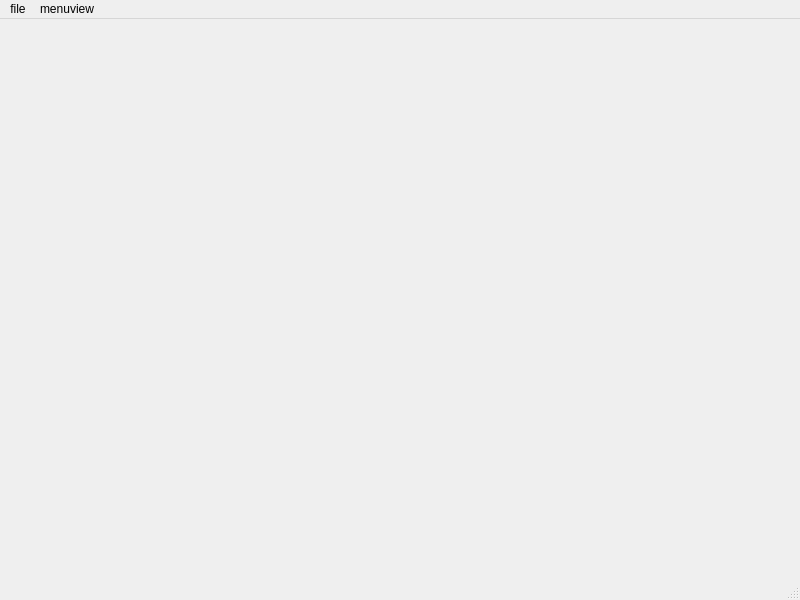
<?xml version="1.0" encoding="UTF-8"?>
<ui version="4.0">
 <class>MainWindow</class>
 <widget class="QMainWindow" name="MainWindow">
  <property name="geometry">
   <rect>
    <x>0</x>
    <y>0</y>
    <width>800</width>
    <height>600</height>
   </rect>
  </property>
  <property name="windowTitle">
   <string>MainWindow</string>
  </property>
  <widget class="QWidget" name="centralwidget">
   <widget class="QWidget" name="model3D" native="true">
    <property name="geometry">
     <rect>
      <x>160</x>
      <y>190</y>
      <width>120</width>
      <height>80</height>
     </rect>
    </property>
   </widget>
  </widget>
  <widget class="QMenuBar" name="menubar">
   <property name="geometry">
    <rect>
     <x>0</x>
     <y>0</y>
     <width>800</width>
     <height>22</height>
    </rect>
   </property>
   <widget class="QMenu" name="menufile">
    <property name="title">
     <string>file</string>
    </property>
    <addaction name="openFile"/>
   </widget>
   <widget class="QMenu" name="menuview">
    <property name="title">
     <string>menuview</string>
    </property>
   </widget>
   <addaction name="menufile"/>
   <addaction name="menuview"/>
  </widget>
  <widget class="QStatusBar" name="statusbar"/>
  <action name="openFile">
   <property name="text">
    <string>openfile</string>
   </property>
  </action>
 </widget>
 <resources/>
 <connections/>
</ui>
